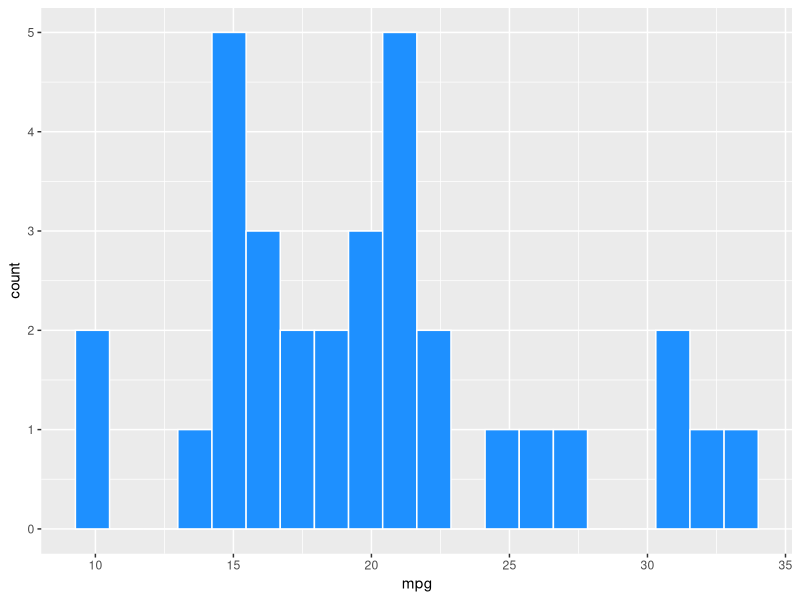
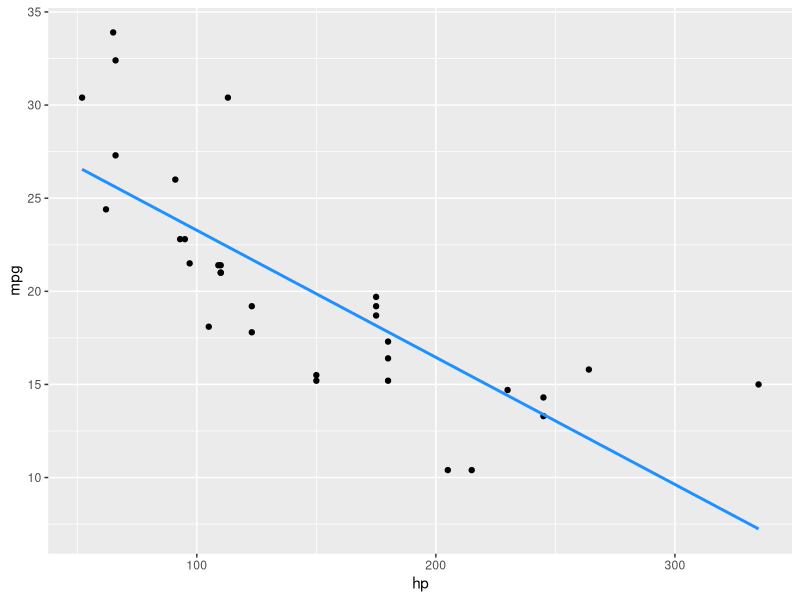
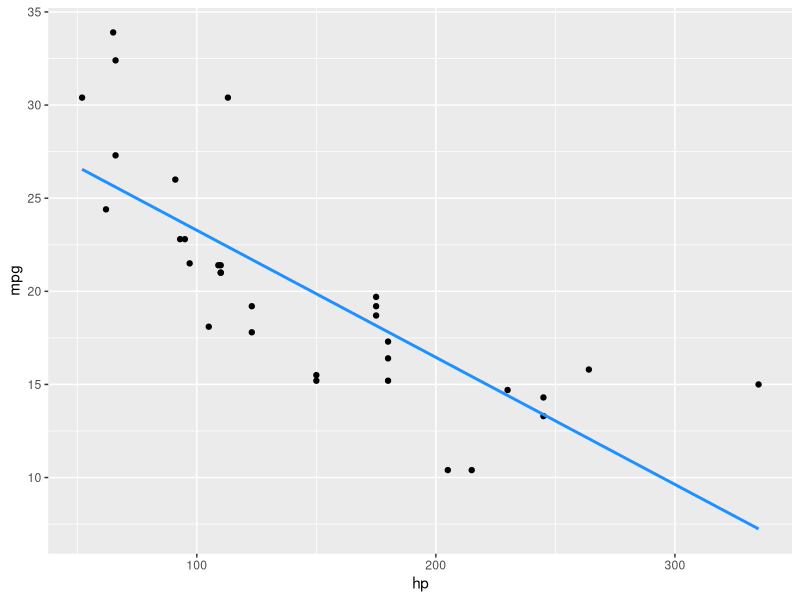
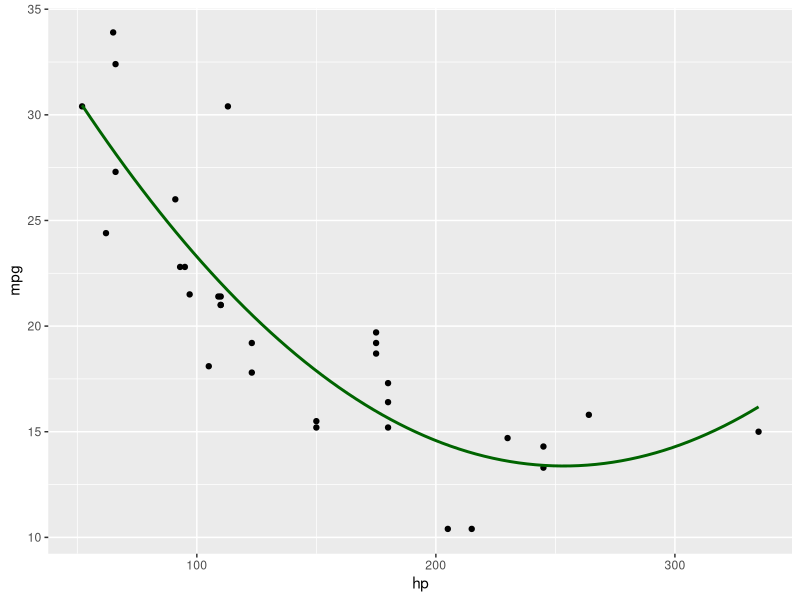

Here is the R script that generated these plots, in order:
## ---- chunk 1
mean(mtcars$mpg)
sd(mtcars$mpg)

mean(mtcars$mpg) + sd(mtcars$mpg) + sd(mtcars$mpg) + sd(mtcars$mpg)

mean(mtcars$mpg) - sd(mtcars$mpg) - sd(mtcars$mpg) - sd(mtcars$mpg)
## ---- chunk 2
ggplot2::ggplot(data = mtcars,
                ggplot2::aes(mpg)) + 
  ggplot2::geom_histogram(color = 'white',
                          fill = 'dodgerblue',
                          bins = 20)
## ---- chunk 3
ggplot2::ggplot(data = mtcars,
                ggplot2::aes(hp, mpg)) + 
  ggplot2::geom_point() + 
  ggplot2::geom_smooth(method = 'lm',
                       se = FALSE,
                       color = 'dodgerblue')
## ---- chunk 4
ggplot2::ggplot(data = mtcars,
                ggplot2::aes(hp, mpg)) + 
  ggplot2::geom_point() + 
  ggplot2::geom_smooth(method = 'lm',
                       se = FALSE,
                       color = 'dodgerblue')
## ---- chunk 5
ggplot2::ggplot(data = mtcars,
                ggplot2::aes(hp, mpg)) + 
  ggplot2::geom_point() + 
  ggplot2::geom_smooth(method = 'lm',
                       se = FALSE,
                       color = 'darkgreen',
                       formula = y ~ x + I(x^2))
